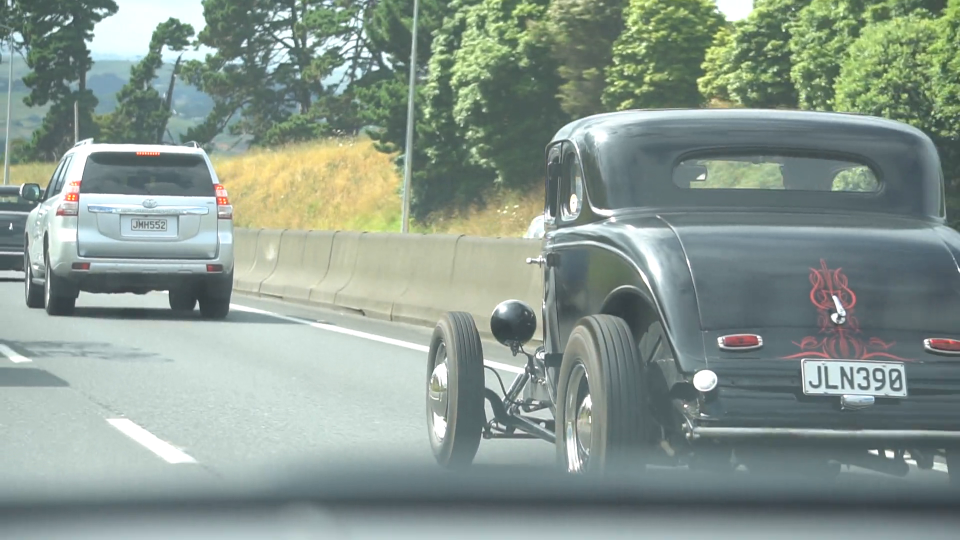
#> input picture frame 26 of Assets/car3.mp4, 1920 x 1080 px (shown at 1/2 size)
$ jupyter execute 6-OpticalFlow.ipynb
#> lines starting #> are read from the running program, lines starting #| are printed output that depends on the picture
Python OpenCV: Optical Flow with Lucas-Kanade method

[cell 1]
import numpy as np
import cv2

# Load the video
cap = cv2.VideoCapture("./Assets/car3.mp4")


# Get the first frame
ret, frame1 = cap.read()
#> frame1 is the input picture: shape (1080, 1920, 3); mean B, G, R 142.8, 151.5, 136.9

# Convert to grayscale
prev_gray = cv2.cvtColor(frame1, cv2.COLOR_BGR2GRAY)
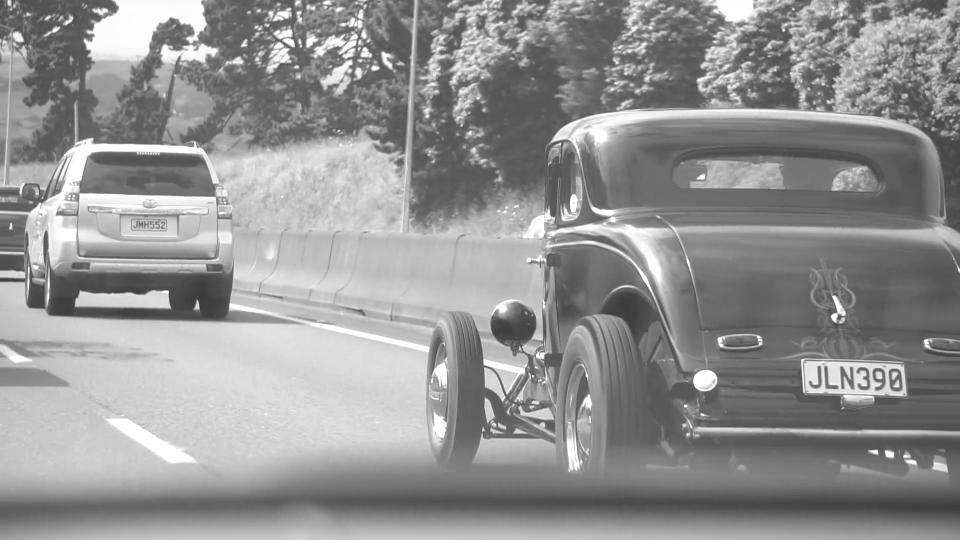
#> prev_gray: shape (1080, 1920) (shown at 1/2 size); min 43, max 255, mean 146.2

# Create a mask for drawing the optical flow vectors
mask = np.zeros_like(frame1)

# Set the Lucas-Kanade parameters
lk_params = dict(winSize=(15, 15),maxLevel=4,criteria=(cv2.TERM_CRITERIA_EPS | cv2.TERM_CRITERIA_COUNT, 10, 0.03))

# Define the points to track
# You can either select them manually or use an algorithm like Shi-Tomasi corner detection
# Here, we'll use Shi-Tomasi corner detection to automatically detect the points
feature_params = dict(maxCorners=100,
                      qualityLevel=0.3,
                      minDistance=7,
                      blockSize=7)

# Get the points to track
p0 = cv2.goodFeaturesToTrack(prev_gray, mask=None, **feature_params)
#> p0 = 100 rows, first 8: [334, 583], [1370, 811], [1403, 828], [1666, 592], [1064, 751], [1672, 624], [21, 457], [1753, 901]

# Loop over the frames
while True:
    # Get the next frame
    ret, frame2 = cap.read()
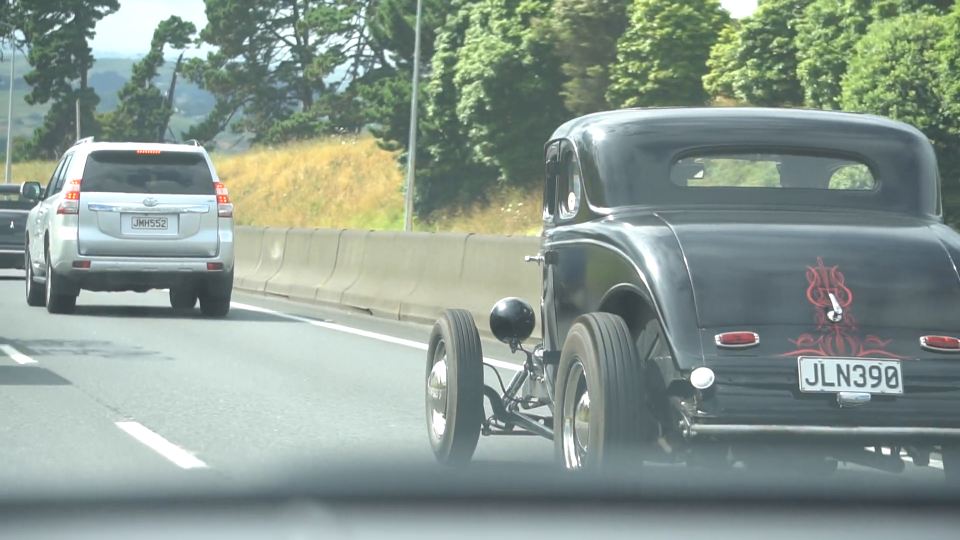
#> input picture frame 27 of Assets/car3.mp4, 1920 x 1080 px (shown at 1/2 size)
#> frame2 is the input picture: shape (1080, 1920, 3); mean B, G, R 143.4, 151.8, 137.4

    # Convert to grayscale
    next_gray = cv2.cvtColor(frame2, cv2.COLOR_BGR2GRAY)
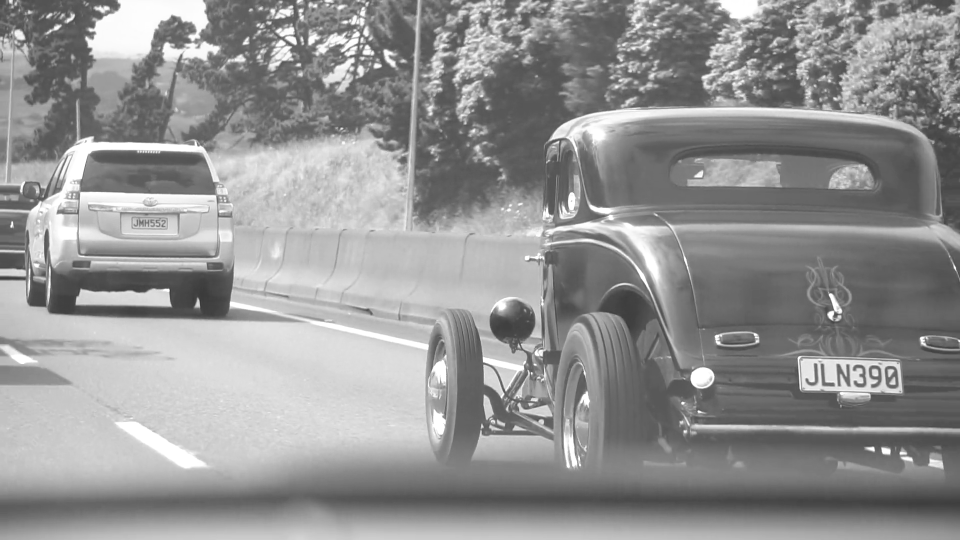
#> next_gray: shape (1080, 1920) (shown at 1/2 size); min 46, max 255, mean 146.6

    # Calculate the optical flow using the Lucas-Kanade method
    p1, st, err = cv2.calcOpticalFlowPyrLK(prev_gray, next_gray, p0, None, **lk_params)
#> p1 = 100 rows, first 8: [335.5, 579.5], [1364.6, 805.5], [1397.3, 822.5], [1659, 587.6], [1061.7, 745.4], [1664.9, 619.5], [23.16, 453.5], [1746, 894.9]; st = 100 values from 1 to 1; err = 100 values, max 26.03 at index 96, min 0 at index 90, mean 3.71

    # Select good points
    good_new = p1[st == 1]
#> good_new = 100 pairs, first value 23.16 to 1848.8, second value 12.97 to 906.8
    good_old = p0[st == 1]
#> good_old = 100 pairs, first value 21 to 1857, second value 18 to 913

    # Draw the optical flow vectors
    for i, (new, old) in enumerate(zip(good_new, good_old)):
        a, b = new.ravel()
        c, d = old.ravel()
        mask = cv2.line(mask, (int(a), int(b)), (int(c), int(d)), (0, 255, 0), 2)
        frame2 = cv2.circle(frame2, (int(a), int(b)), 5, (0, 0, 255), -1)
#> this loop made 100 passes
#> (a, b, c, d) on passes 1 to 12: (335.5, 579.5, 334, 583), (1364.6, 805.5, 1370, 811), (1397.3, 822.5, 1403, 828), (1659, 587.6, 1666, 592), (1061.7, 745.4, 1064, 751), (1664.9, 619.5, 1672, 624), (23.16, 453.5, 21, 457), (1746, 894.9, 1753, 901), (583.7, 13.49, 580, 18), (1083, 711.7, 1086, 717), (1801.5, 906.8, 1809, 913), (590.2, 87.46, 586, 92)
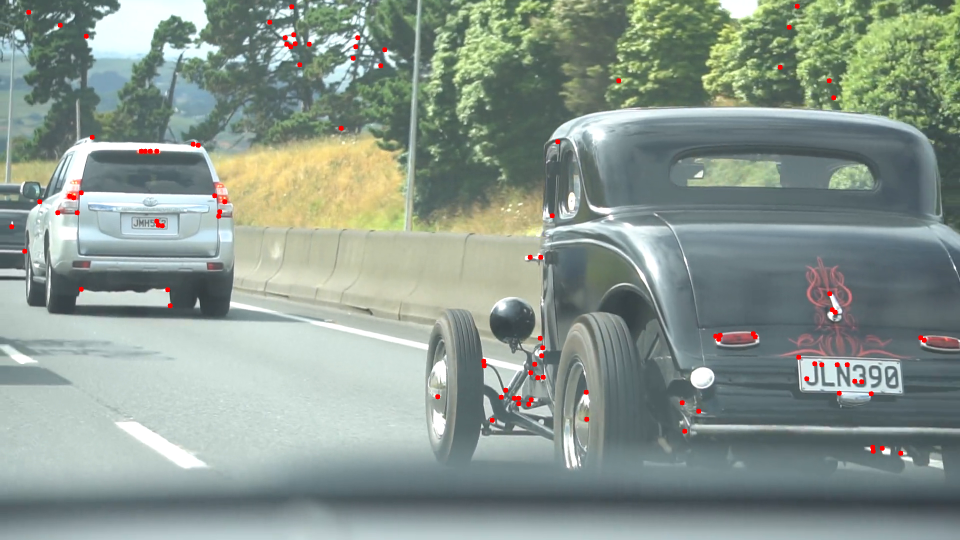
#> frame2: shape (1080, 1920, 3) (shown at 1/2 size); mean B, G, R 142.7, 151.1, 137.7
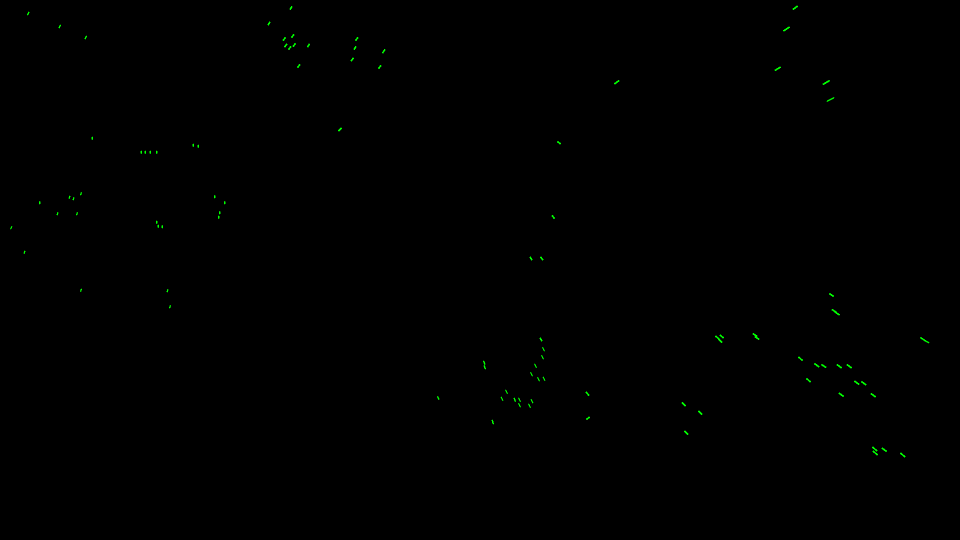
#> mask: shape (1080, 1920, 3) (shown at 1/2 size); mean of channels 0, 1, 2 0, 0.3, 0; drawn as B, G, R

    img = cv2.add(frame2, mask)

    # Display the result
    cv2.imshow('frame', img)

    # Exit if 'q' is pressed
    if cv2.waitKey(1) & 0xFF == ord('q'):
#> (key q is pressed here)
        break

    # Update the previous frame and points
    prev_gray = next_gray.copy()
    p0 = good_new.reshape(-1, 1, 2)

# Release the video capture and destroy the windows
cap.release()
cv2.destroyAllWindows()
